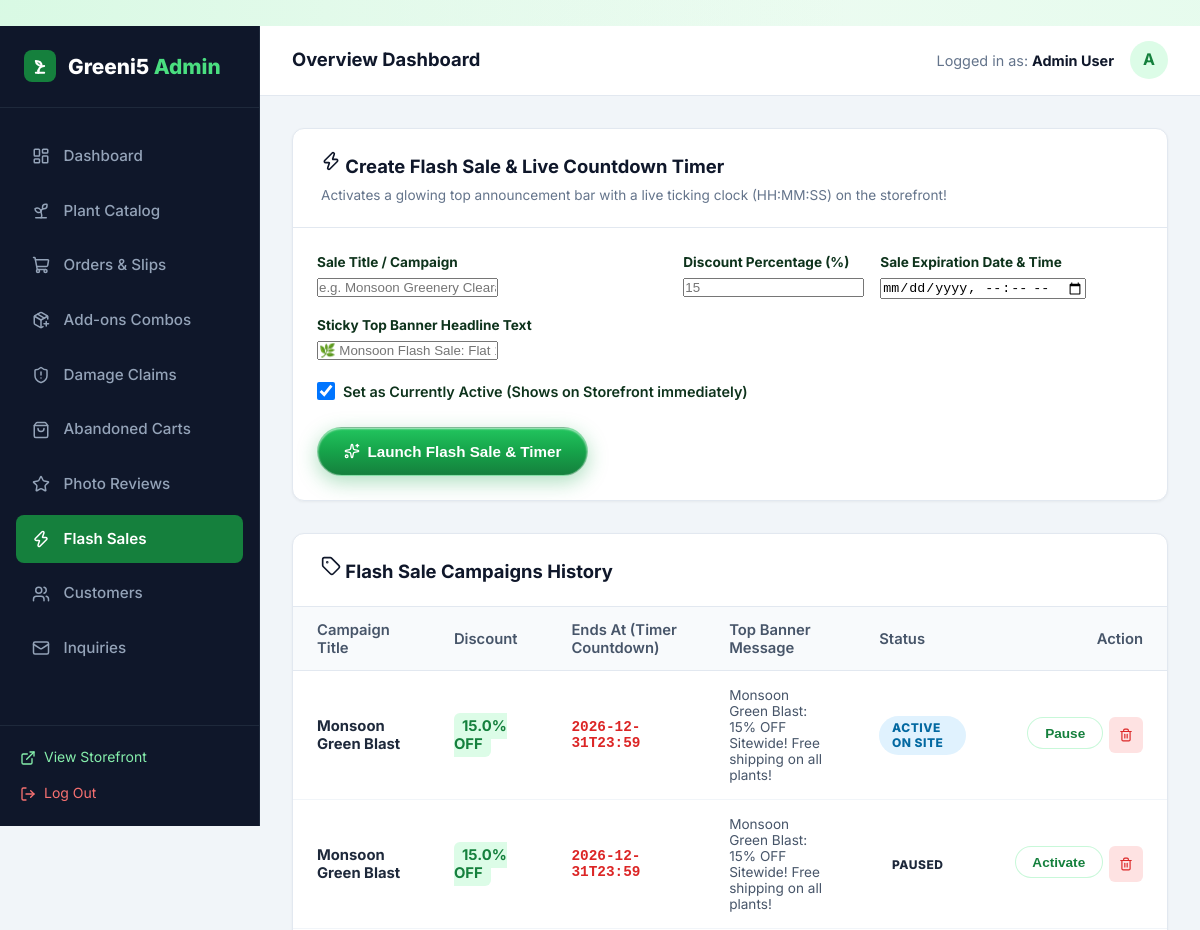
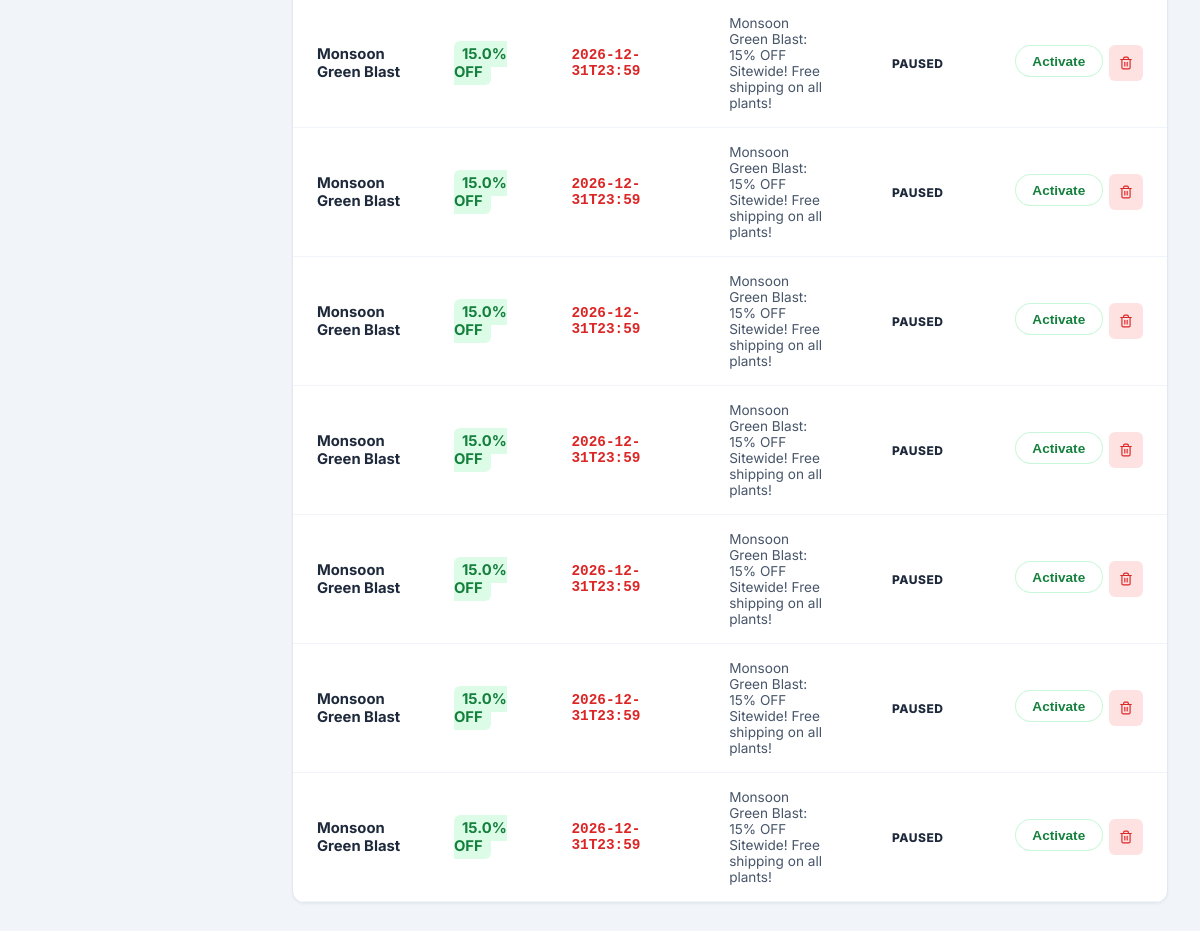
Page /admin/promotions (signed in) on the committed database (2 pictures, top to bottom).
### tables this page shows
CREATE TABLE users (
    id INTEGER PRIMARY KEY AUTOINCREMENT,
    name TEXT NOT NULL,
    email TEXT UNIQUE NOT NULL,
    password_hash TEXT NOT NULL,
    role TEXT NOT NULL DEFAULT 'customer',
    phone TEXT,
    created_at TIMESTAMP DEFAULT CURRENT_TIMESTAMP
);

CREATE TABLE flash_sales (
        id INTEGER PRIMARY KEY AUTOINCREMENT,
        title TEXT NOT NULL,
        discount_pct REAL NOT NULL,
        starts_at TIMESTAMP,
        ends_at TIMESTAMP NOT NULL,
        banner_text TEXT,
        is_active INTEGER DEFAULT 1,
        created_at TIMESTAMP DEFAULT CURRENT_TIMESTAMP
    );

### app.py (the view, shortened to what this page needs)
@app.route('/admin/promotions', methods=['GET', 'POST'])
@admin_required
def admin_promotions():
    sales = query_db('SELECT * FROM flash_sales ORDER BY id DESC')
    return render_template('admin/promotions.html', sales=sales)

### app.py (called while the page is built)
def admin_required(f):
    @wraps(f)
    def decorated_function(*args, **kwargs):
        if 'user_id' not in session:
            flash('Admin authentication required.', 'warning')
            return redirect(url_for('login', next=request.url))
        user = query_db('SELECT role FROM users WHERE id = ?', (session['user_id'],), one=True)
        if not user or user['role'] != 'admin':
            flash('Access denied. Administrator privileges required.', 'danger')
            return redirect(url_for('index'))
        return f(*args, **kwargs)
    return decorated_function

### database.py (called while the page is built)
def get_db():
    db = getattr(g, '_database', None)
    if db is None:
        db = g._database = sqlite3.connect(DATABASE)
        db.row_factory = sqlite3.Row
        db.execute('PRAGMA foreign_keys = ON;')
    return db

def query_db(query, args=(), one=False):
    cur = get_db().execute(query, args)
    rv = cur.fetchall()
    cur.close()
    return (rv[0] if rv else None) if one else rv

### templates/admin/promotions.html (shortened to what this page needs)
﻿{% extends "admin/base_admin.html" %}
{% block admin_content %}
<div class="admin-card" style="margin-bottom: 2rem;">
  <div class="admin-card-header">
    <div>
      <h3 class="admin-card-title"><i data-lucide="zap" style="width: 20px;"></i> Create Flash Sale & Live Countdown Timer</h3>
      <p style="font-size: 0.85rem; color: #64748b; margin-top: 4px;">Activates a glowing top announcement bar with a live ticking clock (HH:MM:SS) on the storefront!</p>
    </div>
  </div>
  <form action="{{ url_for('admin_promotions') }}" method="POST" style="padding: 1.5rem;">
    <div style="display: grid; grid-template-columns: 2fr 1fr 1.5fr; gap: 1rem; margin-bottom: 1rem;">
      <div>
        <label style="display: block; font-size: 0.85rem; font-weight: 700; margin-bottom: 4px;">Sale Title / Campaign</label>
        <input type="text" name="title" class="form-control" placeholder="e.g. Monsoon Greenery Clearance Sale" required>
      </div>
      <div>
        <label style="display: block; font-size: 0.85rem; font-weight: 700; margin-bottom: 4px;">Discount Percentage (%)</label>
        <input type="number" step="0.5" name="discount_pct" class="form-control" placeholder="15" required>
      </div>
      <div>
        <label style="display: block; font-size: 0.85rem; font-weight: 700; margin-bottom: 4px;">Sale Expiration Date & Time</label>
        <input type="datetime-local" name="ends_at" class="form-control" required>
      </div>
    </div>
    <div style="margin-bottom: 1.25rem;">
      <label style="display: block; font-size: 0.85rem; font-weight: 700; margin-bottom: 4px;">Sticky Top Banner Headline Text</label>
      <input type="text" name="banner_text" class="form-control" placeholder="🌿 Monsoon Flash Sale: Flat 15% OFF Everything! Free Organic Fertilizer with every plant!" required>
    </div>
    <div style="margin-bottom: 1.5rem;">
      <label style="display: flex; align-items: center; gap: 8px; font-size: 0.9rem; font-weight: 600; cursor: pointer;">
        <input type="checkbox" name="is_active" value="1" checked style="width: 18px; height: 18px;">
        <span>Set as Currently Active (Shows on Storefront immediately)</span>
      </label>
    </div>
    <button type="submit" class="btn btn-primary">
      <i data-lucide="sparkles" style="width: 16px;"></i> Launch Flash Sale & Timer
    </button>
  </form>
</div>
<div class="admin-card">
  <div class="admin-card-header">
    <h3 class="admin-card-title"><i data-lucide="tag" style="width: 20px;"></i> Flash Sale Campaigns History</h3>
  </div>
  <div class="table-responsive">
    <table class="admin-table">
      <thead>
        <tr>
          <th>Campaign Title</th>
          <th>Discount</th>
          <th>Ends At (Timer Countdown)</th>
          <th>Top Banner Message</th>
          <th>Status</th>
          <th style="text-align: right;">Action</th>
        </tr>
      </thead>
      <tbody>
        {% for sale in sales %}
        <tr>
          <td><strong>{{ sale.title }}</strong></td>
          <td><span style="background: #dcfce7; color: #15803d; padding: 4px 8px; border-radius: 6px; font-weight: 700;">{{ sale.discount_pct }}% OFF</span></td>
          <td>
            <div style="font-family: monospace; font-size: 0.9rem; font-weight: 700; color: #dc2626;">
              {{ sale.ends_at }}
            </div>
          </td>
          <td style="font-size: 0.85rem; color: #475569; max-width: 300px;">{{ sale.banner_text }}</td>
          <td>
            {% if sale.is_active %}
              <span class="badge badge-accepted">Active on Site</span>
            {% else %}
              <span class="badge badge-secondary">Paused</span>
            {% endif %}
          </td>
          <td style="text-align: right;">
            <div style="display: inline-flex; gap: 6px;">
              <form action="{{ url_for('admin_promotion_toggle', sale_id=sale.id) }}" method="POST" style="display:inline;">
                <button type="submit" class="btn btn-secondary btn-sm">
                  {% if sale.is_active %}Pause{% else %}Activate{% endif %}
                </button>
              </form>
              <form action="{{ url_for('admin_promotion_delete', sale_id=sale.id) }}" method="POST" style="display:inline;" onsubmit="return confirm('Delete this sale?');">
                <button type="submit" class="btn btn-sm" style="background: #fee2e2; color: #dc2626; border: none; padding: 6px 10px; border-radius: 6px; cursor: pointer;">
                  <i data-lucide="trash-2" style="width: 14px;"></i>
                </button>
              </form>
            </div>
          </td>
        </tr>
        {% else %}
        <tr>
          <td colspan="6" style="text-align: center; padding: 2rem; color: #64748b;">
            No flash sales configured yet. Launch one above!
          </td>
        </tr>
        {% endfor %}
      </tbody>
    </table>
  </div>
</div>
{% endblock %}

### templates/admin/base_admin.html (shortened to what this page needs)
<!DOCTYPE html>
<html lang="en">
<head>
  <link rel="stylesheet" href="{{ url_for('static', filename='css/style.css') }}">
  <link rel="stylesheet" href="{{ url_for('static', filename='css/admin.css') }}">
</head>
<body>
<div class="admin-layout">
  <aside class="admin-sidebar">
    <div class="admin-brand">
      <div class="leaf-icon" style="width: 32px; height: 32px; background: #15803d; border-radius: 8px; display: flex; align-items: center; justify-content: center; color: white;">
        <svg width="20" height="20" viewBox="0 0 24 24" fill="none" stroke="#ffffff" stroke-width="2.4" stroke-linecap="round" stroke-linejoin="round">
          <path d="M7 20h10"/>
          <path d="M10 20c0-4.4 2-8 7-8"/>
          <path d="M14 12c-3.5 0-6.5-2.5-7-6 4 0 7 2 7 6Z" fill="rgba(255,255,255,0.25)"/>
          <path d="M10 20v-3"/>
        </svg>
      </div>
      <div>Greeni5 <span>Admin</span></div>
    </div>
    <ul class="admin-nav">
      <li>
        <a href="{{ url_for('admin_dashboard') }}" class="{{ 'active' if request.endpoint == 'admin_dashboard' else '' }}">
          <i data-lucide="layout-dashboard" style="width: 18px;"></i> Dashboard
        </a>
      </li>
      <li>
        <a href="{{ url_for('admin_plants') }}" class="{{ 'active' if request.endpoint in ['admin_plants', 'admin_plant_add', 'admin_plant_edit'] else '' }}">
          <i data-lucide="sprout" style="width: 18px;"></i> Plant Catalog
        </a>
      </li>
      <li>
        <a href="{{ url_for('admin_orders') }}" class="{{ 'active' if request.endpoint == 'admin_orders' else '' }}">
          <i data-lucide="shopping-cart" style="width: 18px;"></i> Orders & Slips
        </a>
      </li>
      <li>
        <a href="{{ url_for('admin_addons') }}" class="{{ 'active' if request.endpoint == 'admin_addons' else '' }}">
          <i data-lucide="package-plus" style="width: 18px;"></i> Add-ons Combos
        </a>
      </li>
      <li>
        <a href="{{ url_for('admin_replacements') }}" class="{{ 'active' if request.endpoint == 'admin_replacements' else '' }}">
          <i data-lucide="shield-alert" style="width: 18px;"></i> Damage Claims
        </a>
      </li>
      <li>
        <a href="{{ url_for('admin_abandoned_carts') }}" class="{{ 'active' if request.endpoint == 'admin_abandoned_carts' else '' }}">
          <i data-lucide="shopping-bag" style="width: 18px;"></i> Abandoned Carts
        </a>
      </li>
      <li>
        <a href="{{ url_for('admin_reviews') }}" class="{{ 'active' if request.endpoint == 'admin_reviews' else '' }}">
          <i data-lucide="star" style="width: 18px;"></i> Photo Reviews
        </a>
      </li>
      <li>
        <a href="{{ url_for('admin_promotions') }}" class="{{ 'active' if request.endpoint == 'admin_promotions' else '' }}">
          <i data-lucide="zap" style="width: 18px;"></i> Flash Sales
        </a>
      </li>
      <li>
        <a href="{{ url_for('admin_customers') }}" class="{{ 'active' if request.endpoint == 'admin_customers' else '' }}">
          <i data-lucide="users" style="width: 18px;"></i> Customers
        </a>
      </li>
      <li>
        <a href="{{ url_for('admin_messages') }}" class="{{ 'active' if request.endpoint == 'admin_messages' else '' }}">
          <i data-lucide="mail" style="width: 18px;"></i> Inquiries
        </a>
      </li>
    </ul>
    <div class="admin-sidebar-footer">
      <a href="{{ url_for('index') }}" style="display: flex; align-items: center; gap: 0.5rem; color: #86efac; font-size: 0.875rem; margin-bottom: 0.75rem;">
        <i data-lucide="external-link" style="width: 16px;"></i> View Storefront
      </a>
      <a href="{{ url_for('logout') }}" style="display: flex; align-items: center; gap: 0.5rem; color: #f87171; font-size: 0.875rem;">
        <i data-lucide="log-out" style="width: 16px;"></i> Log Out
      </a>
    </div>
  </aside>
  <div class="admin-main">
    <header class="admin-topbar">
      <div style="font-weight: 700; font-size: 1.15rem; color: #0f172a;">
        {% block page_title %}Overview Dashboard{% endblock %}
      </div>
      <div style="display: flex; align-items: center; gap: 1rem;">
        <span style="font-size: 0.9rem; color: #64748b;">Logged in as: <strong style="color: #0f172a;">{{ current_user.name }}</strong></span>
        <div style="width: 38px; height: 38px; border-radius: 50%; background: #dcfce7; color: #15803d; display: flex; align-items: center; justify-content: center; font-weight: 700;">
          A
        </div>
      </div>
    </header>
    <main class="admin-content">
      {% block admin_content %}{% endblock %}
    </main>
  </div>
</div>
</body>
</html>

### static/css/style.css (style rules this page uses)
:root { --primary: #16a34a; --primary-hover: #15803d; --primary-glow: rgba(34, 197, 94, 0.4); --primary-light: rgba(220, 252, 231, 0.7); --primary-border: rgba(187, 247, 208, 0.8); --accent: #f59e0b; --text-main: #0e331c; --text-muted: #3d5e49; --text-light: #73947f; --glass-bg: rgba(255, 255, 255, 0.75); --glass-bg-hover: rgba(255, 255, 255, 0.9); --glass-bg-subtle: rgba(240, 253, 244, 0.65); --glass-border: rgba(255, 255, 255, 0.85); --glass-border-green: rgba(134, 239, 172, 0.5); --glass-shadow: 0 10px 30px 0 rgba(22, 101, 52, 0.07), inset 0 1px 1px 0 rgba(255, 255, 255, 0.9); --glass-shadow-hover: 0 18px 40px 0 rgba(22, 163, 74, 0.16), inset 0 1px 2px 0 rgba(255, 255, 255, 1); --glass-blur: blur(16px); --radius-sm: 10px; --radius: 16px; --radius-lg: 24px; --radius-full: 9999px; --transition: all 0.3s cubic-bezier(0.16, 1, 0.3, 1); }
*, *::before, *::after { box-sizing: border-box; margin: 0; padding: 0; }
body { font-family: 'Inter', system-ui, -apple-system, BlinkMacSystemFont, "Segoe UI", Roboto, sans-serif; background-color: #f1fbf4; background-image: radial-gradient(at 0% 0%, rgba(187, 247, 208, 0.45) 0px, transparent 50%), radial-gradient(at 100% 0%, rgba(220, 252, 231, 0.5) 0px, transparent 50%), radial-gradient(at 50% 50%, rgba(240, 253, 244, 0.6) 0px, transparent 60%), radial-gradient(at 100% 100%, rgba(187, 247, 208, 0.4) 0px, transparent 50%); background-attachment: fixed; color: var(--text-main); line-height: 1.6; min-height: 100vh; display: flex; flex-direction: column; }
a { color: inherit; text-decoration: none; transition: var(--transition); }
.btn { display: inline-flex; align-items: center; justify-content: center; gap: 0.5rem; padding: 0.72rem 1.6rem; border-radius: var(--radius-full); font-weight: 700; font-size: 0.95rem; border: 1px solid transparent; cursor: pointer; position: relative; overflow: hidden; transition: var(--transition); }
.btn-primary { background: linear-gradient(180deg, #22c55e 0%, #16a34a 50%, #15803d 100%); color: #ffffff; border: 1px solid rgba(255, 255, 255, 0.45); box-shadow: 0 6px 20px rgba(22, 163, 74, 0.35), inset 0 1px 2px rgba(255, 255, 255, 0.7); position: relative; overflow: hidden; }
.btn-primary::after { content: ''; position: absolute; top: -50%; left: -75%; width: 50%; height: 200%; background: linear-gradient( 60deg, rgba(255, 255, 255, 0) 20%, rgba(255, 255, 255, 0.4) 50%, rgba(255, 255, 255, 0) 80% ); transform: rotate(25deg); transition: all 0.65s ease; pointer-events: none; }
.btn-secondary { background: rgba(255, 255, 255, 0.85); backdrop-filter: blur(8px); color: #15803d; border: 1.5px solid var(--primary-border); box-shadow: var(--shadow-sm); }
.btn-sm { padding: 0.45rem 1.05rem; font-size: 0.85rem; }
.badge { display: inline-flex; align-items: center; gap: 0.25rem; padding: 0.3rem 0.8rem; border-radius: var(--radius-full); font-size: 0.75rem; font-weight: 800; text-transform: uppercase; letter-spacing: 0.5px; backdrop-filter: blur(8px); }
.badge-accepted { background: #e0f2fe; color: #0369a1; }

### rows in the picture
users: name "Admin User"
flash_sales: title "Monsoon Green Blast", discount_pct "15.0", ends_at "2026-12-31T23:59", banner_text "Monsoon Green Blast: 15% OFF Sitewide! Free shipping on all plants!", is_active "ACTIVE ON SITE"
flash_sales: title "Monsoon Green Blast", discount_pct "15.0", ends_at "2026-12-31T23:59", banner_text "Monsoon Green Blast: 15% OFF Sitewide! Free shipping on all plants!", is_active "PAUSED"
flash_sales: title "Monsoon Green Blast", discount_pct "15.0", ends_at "2026-12-31T23:59", banner_text "Monsoon Green Blast: 15% OFF Sitewide! Free shipping on all plants!", is_active "PAUSED"
flash_sales: title "Monsoon Green Blast", discount_pct "15.0", ends_at "2026-12-31T23:59", banner_text "Monsoon Green Blast: 15% OFF Sitewide! Free shipping on all plants!", is_active "PAUSED"
flash_sales: title "Monsoon Green Blast", discount_pct "15.0", ends_at "2026-12-31T23:59", banner_text "Monsoon Green Blast: 15% OFF Sitewide! Free shipping on all plants!", is_active "PAUSED"
flash_sales: title "Monsoon Green Blast", discount_pct "15.0", ends_at "2026-12-31T23:59", banner_text "Monsoon Green Blast: 15% OFF Sitewide! Free shipping on all plants!", is_active "PAUSED"
flash_sales: title "Monsoon Green Blast", discount_pct "15.0", ends_at "2026-12-31T23:59", banner_text "Monsoon Green Blast: 15% OFF Sitewide! Free shipping on all plants!", is_active "PAUSED"
flash_sales: title "Monsoon Green Blast", discount_pct "15.0", ends_at "2026-12-31T23:59", banner_text "Monsoon Green Blast: 15% OFF Sitewide! Free shipping on all plants!", is_active "PAUSED"
flash_sales: title "Monsoon Green Blast", discount_pct "15.0", ends_at "2026-12-31T23:59", banner_text "Monsoon Green Blast: 15% OFF Sitewide! Free shipping on all plants!", is_active "PAUSED"
